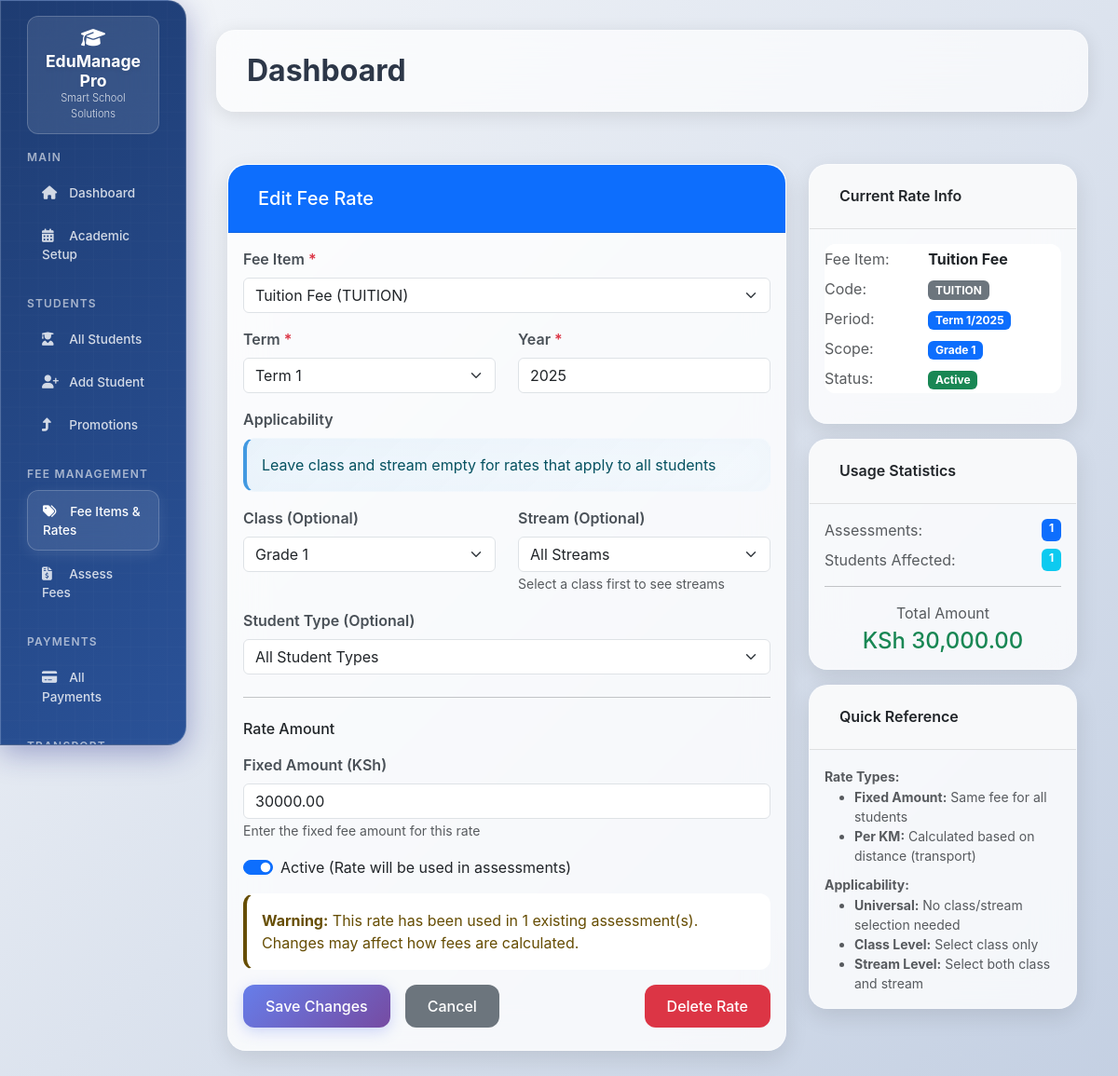
Screenshot of /fees/rate/edit/2 (signed in) with the database file from the repository.
### models.py (models this page shows, shortened)
class FeeRate(db.Model):
    __tablename__ = "fee_rates"
    id = db.Column(db.Integer, primary_key=True)
    fee_item_id = db.Column(db.Integer, db.ForeignKey("fee_items.id"), nullable=False)
    term = db.Column(db.Integer, nullable=False)  # 1, 2, or 3
    year = db.Column(db.Integer, nullable=False)
    class_id = db.Column(db.Integer, db.ForeignKey("classes.id"))
    stream_id = db.Column(db.Integer, db.ForeignKey("streams.id"))
    student_type = db.Column(db.Enum(StudentType))  # DAY/BOARDER specific rates
    amount = db.Column(db.Numeric(10, 2))  # Fixed amount
    rate_per_km = db.Column(db.Numeric(8, 2))  # For transport (per km)
    is_active = db.Column(db.Boolean, default=True)
    fee_item = db.relationship("FeeItem", back_populates="rates")
    class_obj = db.relationship("Class")
    stream = db.relationship("Stream")
    __table_args__ = (
        db.UniqueConstraint("fee_item_id", "term", "year", "class_id",
                            "stream_id", "student_type", name="unique_fee_rate"),
    )

class FeeItem(db.Model):
    __tablename__ = "fee_items"
    id = db.Column(db.Integer, primary_key=True)
    name = db.Column(db.String(100), nullable=False, unique=True)
    code = db.Column(db.String(20), nullable=False, unique=True)  # TUITION, TRANSPORT, etc.
    description = db.Column(db.Text)
    scope = db.Column(db.Enum(FeeScope), default=FeeScope.CLASS_LEVEL)
    is_per_km = db.Column(db.Boolean, default=False)  # For transport fees
    is_active = db.Column(db.Boolean, default=True)
    rates = db.relationship("FeeRate", back_populates="fee_item", cascade="all, delete-orphan")

class Class(db.Model):
    __tablename__ = "classes"
    id = db.Column(db.Integer, primary_key=True)
    name = db.Column(db.String(50), nullable=False, unique=True)  # "Form 1", "Grade 8"
    level = db.Column(db.String(20))  # "Primary", "Secondary"
    next_class_id = db.Column(db.Integer, db.ForeignKey("classes.id"))  # For automatic promotion
    next_class = db.relationship("Class", remote_side=[id])
    streams = db.relationship("Stream", back_populates="class_obj", cascade="all, delete-orphan")

### app.py (the view, shortened to what this page needs)
@app.route('/fees/rate/edit/<int:rate_id>', methods=['GET', 'POST'])
@login_required
def edit_fee_rate(rate_id):
    fee_rate = FeeRate.query.get_or_404(rate_id)
    existing_assessments_count = FeeAssessment.query.filter_by(fee_item_id=fee_rate.fee_item_id).count()
    usage_stats = None
    assessments_with_rate = db.session.query(FeeAssessment) \
        .filter_by(fee_item_id=fee_rate.fee_item_id) \
        .filter_by(term=fee_rate.term, year=fee_rate.year).all()
    if assessments_with_rate:
        students_affected = len(set(a.student_id for a in assessments_with_rate))
        total_amount = sum(a.amount for a in assessments_with_rate)
        usage_stats = {
            'assessments_count': len(assessments_with_rate),
            'students_affected': students_affected,
            'total_amount': total_amount
        }
    fee_items = FeeItem.query.filter_by(is_active=True).all()
    classes = Class.query.all()
    return render_template('fees/edit_rate.html',
                           fee_rate=fee_rate,
                           fee_items=fee_items,
                           classes=classes,
                           existing_assessments_count=existing_assessments_count,
                           usage_stats=usage_stats)

### Templates/fees/edit_rate.html (shortened to what this page needs)
{% extends "base.html" %}
{% block content %}
<div class="container py-4">
    <div class="row">
        <div class="col-md-8">
            <div class="card">
                <div class="card-header bg-primary text-white">
                    <h5 class="mb-0">
                         Edit Fee Rate
                    </h5>
                </div>
                <div class="card-body">
                    <form method="POST" id="editFeeRateForm">
                        <div class="mb-3">
                            <label for="fee_item_id" class="form-label">
                                Fee Item <span class="text-danger">*</span>
                            </label>
                            <select class="form-select" id="fee_item_id" name="fee_item_id" required>
                                {% for item in fee_items %}
                                <option value="{{ item.id }}"
                                        {% if item.id == fee_rate.fee_item_id %}selected{% endif %}
                                        data-is-per-km="{{ item.is_per_km }}"
                                        data-scope="{{ item.scope.value }}">
                                    {{ item.name }} ({{ item.code }})
                                </option>
                                {% endfor %}
                            </select>
                        </div>
                        <div class="row mb-3">
                            <div class="col-md-6">
                                <label for="term" class="form-label">
                                    Term <span class="text-danger">*</span>
                                </label>
                                <select class="form-select" id="term" name="term" required>
                                    <option value="1" {% if fee_rate.term == 1 %}selected{% endif %}>Term 1</option>
                                </select>
                            </div>
                            <div class="col-md-6">
                                <label for="year" class="form-label">
                                    Year <span class="text-danger">*</span>
                                </label>
                                <input type="number" class="form-control" id="year" name="year"
                                       value="{{ fee_rate.year }}" required min="2020" max="2030">
                            </div>
                        </div>
                        <div class="mb-3">
                            <label class="form-label">Applicability</label>
                            <div class="alert alert-info">
                                Leave class and stream empty for rates that apply to all students
                            </div>
                        </div>
                        <div class="row mb-3">
                            <div class="col-md-6">
                                <label for="class_id" class="form-label">Class (Optional)</label>
                                <select class="form-select" id="class_id" name="class_id">
                                    {% for cls in classes %}
                                    <option value="{{ cls.id }}"
                                            {% if cls.id == fee_rate.class_id %}selected{% endif %}>
                                        {{ cls.name }}
                                    </option>
                                    {% endfor %}
                                </select>
                            </div>
                            <div class="col-md-6">
                                <label for="stream_id" class="form-label">Stream (Optional)</label>
                                <select class="form-select" id="stream_id" name="stream_id">
                                    <option value="">All Streams</option>
                                </select>
                                <small class="form-text text-muted">Select a class first to see streams</small>
                            </div>
                        </div>
                        <div class="mb-3">
                            <label for="student_type" class="form-label">Student Type (Optional)</label>
                            <select class="form-select" id="student_type" name="student_type">
                                <option value="">All Student Types</option>
                            </select>
                        </div>
                        <hr class="my-4">
                        <h6 class="mb-3">Rate Amount</h6>
                        <div class="row mb-3" id="fixedAmountGroup">
                            <div class="col-md-12">
                                <label for="amount" class="form-label">
                                    Fixed Amount (KSh)
                                </label>
                                <input type="number" class="form-control" id="amount" name="amount"
                                       value="{{ fee_rate.amount or '' }}"
                                       step="0.01" min="0" placeholder="0.00">
                                <small class="form-text text-muted">
                                    Enter the fixed fee amount for this rate
                                </small>
                            </div>
                        </div>
                        <div class="mb-3">
                            <div class="form-check form-switch">
                                <input class="form-check-input" type="checkbox" id="is_active" name="is_active"
                                       value="1" {% if fee_rate.is_active %}checked{% endif %}>
                                <label class="form-check-label" for="is_active">
                                    Active (Rate will be used in assessments)
                                </label>
                            </div>
                        </div>
                        {% if existing_assessments_count > 0 %}
                        <div class="alert alert-warning">
                            <strong>Warning:</strong> This rate has been used in {{ existing_assessments_count }} existing assessment(s).
                            Changes may affect how fees are calculated.
                        </div>
                        {% endif %}
                        <div class="d-flex gap-2">
                            <button type="submit" class="btn btn-primary">
                                 Save Changes
                            </button>
                            <a href="{{ url_for('fee_rates_list') }}" class="btn btn-secondary">
                                 Cancel
                            </a>
                            <button type="button" class="btn btn-danger ms-auto" onclick="deleteRate()">
                                 Delete Rate
                            </button>
                        </div>
                    </form>
                </div>
            </div>
        </div>
        <div class="col-md-4">
            <div class="card mb-3">
                <div class="card-header bg-light">
                    <h6 class="mb-0">
                         Current Rate Info
                    </h6>
                </div>
                <div class="card-body">
                    <table class="table table-sm table-borderless">
                        <tr>
                            <td class="text-muted">Fee Item:</td>
                            <td><strong>{{ fee_rate.fee_item.name }}</strong></td>
                        </tr>
                        <tr>
                            <td class="text-muted">Code:</td>
                            <td><span class="badge bg-secondary">{{ fee_rate.fee_item.code }}</span></td>
                        </tr>
                        <tr>
                            <td class="text-muted">Period:</td>
                            <td>
                                <span class="badge bg-primary">
                                    Term {{ fee_rate.term }}/{{ fee_rate.year }}
                                </span>
                            </td>
                        </tr>
                        <tr>
                            <td class="text-muted">Scope:</td>
                            <td>
                                {% if fee_rate.stream %}
                                <span class="badge bg-info">
                                    {{ fee_rate.class_obj.name }}-{{ fee_rate.stream.name }}
                                </span>
                                {% elif fee_rate.class_obj %}
                                <span class="badge bg-primary">{{ fee_rate.class_obj.name }}</span>
                                {% else %}
                                <span class="badge bg-success">All Students</span>
                                {% endif %}
                            </td>
                        </tr>
                        <tr>
                            <td class="text-muted">Status:</td>
                            <td>
                                {% if fee_rate.is_active %}
                                <span class="badge bg-success">Active</span>
                                {% else %}
                                <span class="badge bg-danger">Inactive</span>
                                {% endif %}
                            </td>
                        </tr>
                    </table>
                </div>
            </div>
            {% if usage_stats %}
            <div class="card mb-3">
                <div class="card-header bg-light">
                    <h6 class="mb-0">
                         Usage Statistics
                    </h6>
                </div>
                <div class="card-body">
                    <div class="mb-3">
                        <div class="d-flex justify-content-between mb-2">
                            <span class="text-muted">Assessments:</span>
                            <span class="badge bg-primary">{{ usage_stats.assessments_count }}</span>
                        </div>
                        <div class="d-flex justify-content-between mb-2">
                            <span class="text-muted">Students Affected:</span>
                            <span class="badge bg-info">{{ usage_stats.students_affected }}</span>
                        </div>
                    </div>
                    <hr>
                    <div class="text-center">
                        <p class="text-muted mb-1">Total Amount</p>
                        <h4 class="text-success mb-0">
                            KSh {{ "{:,.2f}".format(usage_stats.total_amount) }}
                        </h4>
                    </div>
                </div>
            </div>
            {% endif %}
            <div class="card">
                <div class="card-header bg-light">
                    <h6 class="mb-0">
                         Quick Reference
                    </h6>
                </div>
                <div class="card-body">
                    <small class="text-muted">
                        <strong>Rate Types:</strong>
                        <ul class="mb-2">
                            <li><strong>Fixed Amount:</strong> Same fee for all students</li>
                            <li><strong>Per KM:</strong> Calculated based on distance (transport)</li>
                        </ul>
                        <strong>Applicability:</strong>
                        <ul class="mb-0">
                            <li><strong>Universal:</strong> No class/stream selection needed</li>
                            <li><strong>Class Level:</strong> Select class only</li>
                            <li><strong>Stream Level:</strong> Select both class and stream</li>
                        </ul>
                    </small>
                </div>
            </div>
        </div>
    </div>
</div>
{% endblock %}

### rows the page displays
FeeRate: fee_item_id "Tuition Fee (TUITION)", term "Term 1", year "2025", class_id "Grade 1", amount "30000.00", is_active "☑", term "1"
FeeItem: fee_item.name "Tuition Fee", fee_item.code "TUITION"
Class: class_obj.name "Grade 1"

### other values shown
{{ existing_assessments_count }} "1"
{{ usage_stats.assessments_count }} "1"
{{ usage_stats.students_affected }} "1"
{{ "{:,.2f}".format(usage_stats.total_amount) }} "30,000.00"
